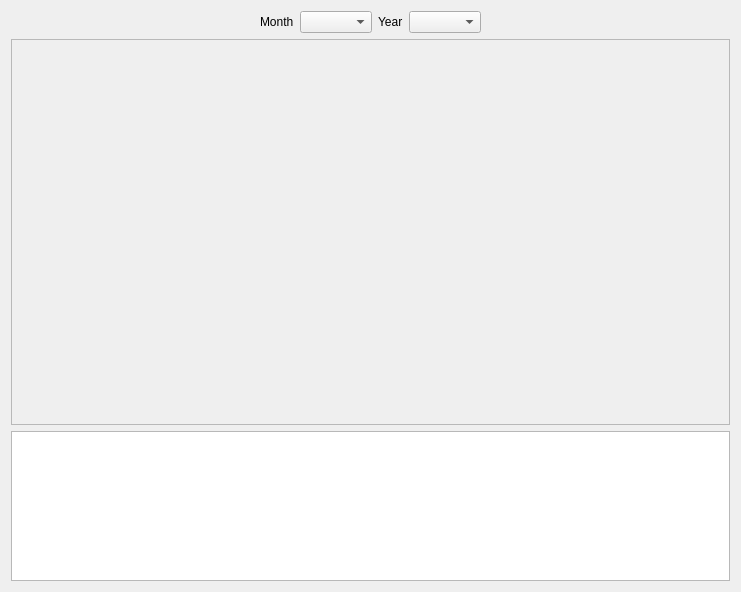
<?xml version="1.0" encoding="UTF-8"?>
<ui version="4.0">
 <class>Dialog</class>
 <widget class="QDialog" name="Dialog">
  <property name="geometry">
   <rect>
    <x>0</x>
    <y>0</y>
    <width>741</width>
    <height>592</height>
   </rect>
  </property>
  <property name="windowTitle">
   <string>Budget Report</string>
  </property>
  <layout class="QVBoxLayout" name="verticalLayout">
   <item>
    <layout class="QHBoxLayout" name="horizontalLayout">
     <item>
      <spacer name="horizontalSpacer">
       <property name="orientation">
        <enum>Qt::Horizontal</enum>
       </property>
       <property name="sizeHint" stdset="0">
        <size>
         <width>40</width>
         <height>20</height>
        </size>
       </property>
      </spacer>
     </item>
     <item>
      <widget class="QLabel" name="label">
       <property name="text">
        <string>Month</string>
       </property>
      </widget>
     </item>
     <item>
      <widget class="QComboBox" name="monthBox"/>
     </item>
     <item>
      <widget class="QLabel" name="label_2">
       <property name="text">
        <string>Year</string>
       </property>
      </widget>
     </item>
     <item>
      <widget class="QComboBox" name="yearBox"/>
     </item>
     <item>
      <spacer name="horizontalSpacer_2">
       <property name="orientation">
        <enum>Qt::Horizontal</enum>
       </property>
       <property name="sizeHint" stdset="0">
        <size>
         <width>40</width>
         <height>20</height>
        </size>
       </property>
      </spacer>
     </item>
    </layout>
   </item>
   <item>
    <widget class="QScrollArea" name="scrollArea">
     <property name="widgetResizable">
      <bool>true</bool>
     </property>
     <widget class="QWidget" name="scrollAreaWidgetContents">
      <property name="geometry">
       <rect>
        <x>0</x>
        <y>0</y>
        <width>721</width>
        <height>388</height>
       </rect>
      </property>
      <layout class="QVBoxLayout" name="verticalLayout_2">
       <item>
        <layout class="QGridLayout" name="barsLayout"/>
       </item>
      </layout>
     </widget>
    </widget>
   </item>
   <item>
    <widget class="QTableView" name="transactionsView">
     <property name="sizePolicy">
      <sizepolicy hsizetype="Expanding" vsizetype="Fixed">
       <horstretch>0</horstretch>
       <verstretch>0</verstretch>
      </sizepolicy>
     </property>
     <property name="maximumSize">
      <size>
       <width>16777215</width>
       <height>150</height>
      </size>
     </property>
    </widget>
   </item>
  </layout>
 </widget>
 <resources/>
 <connections/>
</ui>
